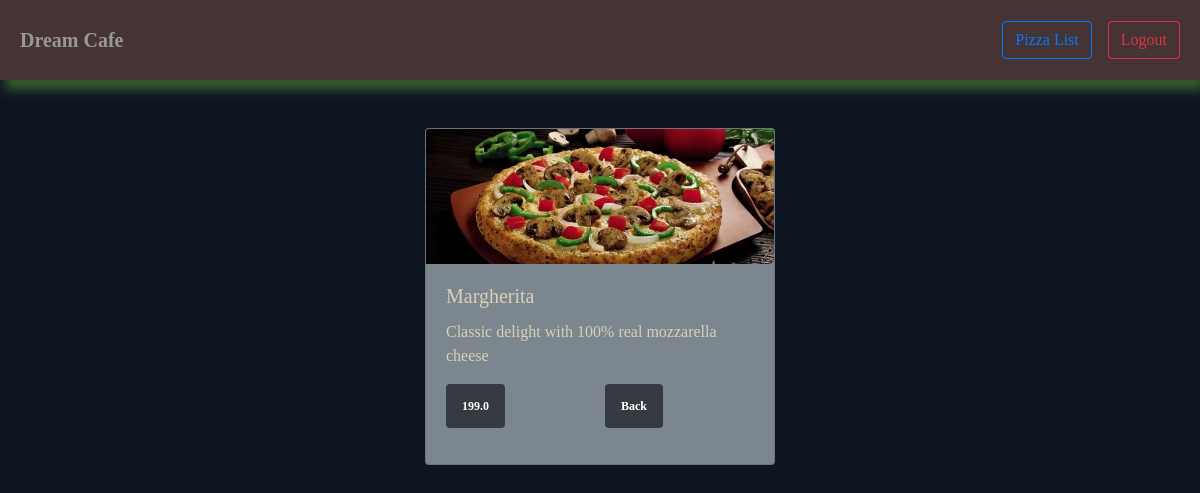
The app's page /pizza-detail/1/ (signed in) with its own data.
### pizzaHub/models.py (models this page shows)
class PizzaInfo(models.Model):
  pizzaName = models.CharField(max_length=20)
  description = models.CharField(max_length=300)
  image = models.ImageField()
  price = models.FloatField(default=0.00)

### pizzaHub/views.py (the view)
# urls.py: path('pizza-detail/<int:pk>/', pizzaDetailView, name='pizzaDetail'),
@login_required(login_url='login/')
def pizzaDetailView(request, pk):
  pizzaInfo = PizzaInfo.objects.filter(id = pk).get()
  return render(request, 'pizzaInfo.html', {'pizzaInfo': pizzaInfo })

### templates/pizzaInfo.html
{% extends 'home.html' %}
{% block content %}
<div class="container mt-5">
  <div class="row justify-content-center">
    <div class="col-4">
      <div class="card">
        <img src="{{ pizzaInfo.image.url }}" class="card-img-top" alt="pizza image">
        <div class="card-body">
          <h5 class="card-title">{{ pizzaInfo.pizzaName }}</h5>
          <p class="card-text">{{ pizzaInfo.description }}</p>
          <p class="badge p-3 badge-dark mr-5">{{ pizzaInfo.price }}</p>
          <a href="{% url 'pizzaList' %}" class="badge ml-5 p-3 badge-dark">Back</a>
        </div>
      </div>
    </div>
  </div>
</div>
{% endblock content %}

### pizzaHub/static/css/home.css (style rules this page uses)
.body { background: #0d1521; font-family: tahoma; color: #989898; }
.card { background-color: #7b868f !important; color:rgb(216, 209, 183); }

### records on screen
PizzaInfo: image (picture), pizzaName "Margherita", description "Classic delight with 100% real mozzarella cheese", price "199.0"
